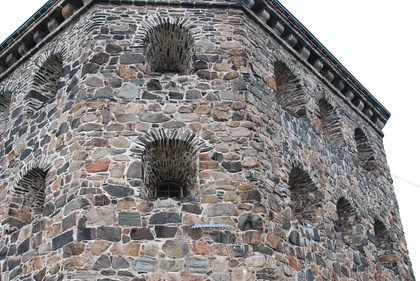
%> input picture vision/A3data/data/kronan2.JPG, 420 x 281 px, shrunk from 1936 x 1296 before the run
$ octave CE1.m   (GNU Octave 9; MATLAB toolbox functions it lacks are replaced by stand-ins)
%> lines starting %> are read from the running program, lines starting %| are printed output that depends on the picture
### vision/A3data/data/rital.m
function rital(linjer,st)
% rital takes as input a 3xn matrix "linjer"
% where each column
% represents the hom. coordinates of a 2D line.
% It then plots those lines. Use "hold on" before
% rital to see all the lines.
% The optional second argument "st" controls the
% line style of the plot.
% NOTE: rital is dependent on a function pflat
% which divides each column of an mxn matrix by
% its last element and outputs the obtained
% normalized matrix.
if nargin == 1,
 st='-';
end;
if size(linjer)==0,
  slask=[];
else
  [slask,nn]=size(linjer);
  rikt=psphere([linjer(2,:);-linjer(1,:);zeros(1,nn)]);
  punkter=pflat(cross(rikt,linjer));
  for i=1:nn;
   plot([punkter(1,i)-2000*rikt(1,i) punkter(1,i)+2000*rikt(1,i)], ...
        [punkter(2,i)-2000*rikt(2,i) punkter(2,i)+2000*rikt(2,i)],st);
  end;
  slask=[];
end;

### vision/A3data/data/pflat.m
function h_points = pflat(points)
    assert(all(points(end, :) ~= 0), 'Last coordinate cannot be zero');
    h_points = points ./ points(end, :);
end

### vision/A3data/data/psphere.m
function [y,alpha]=psphere(x);
% [y,alpha]=psphere(x) - normalization of projective points.
% Do a normalization on the projective
% points in x. Each column is considered to
% be a point in homogeneous coordinates.
% INPUT :
%  x     - matrix in which each column is a point.
% OUTPUT :
%  y     - result after normalization.
%  alpha - depth

[a,n]=size(x);
alpha=sqrt(sum(x.^2));
y=x./(ones(a,1)*alpha);

### vision/A3data/data/CE1.m
clear

load('compEx1data.mat');
im = imread('kronan2.JPG');
%> im is the input picture: size 281x420x3 uint8; mean R, G, B 141.3, 138.2, 137.2

%n1 = compute_normalization_matrix(x{1});
%n2 = compute_normalization_matrix(x{2});
n1 = eye(3);
n2 = eye(3);
x1norm = pflat(n1*x{1});
x2norm = pflat(n2*x{2});
len = length(x1norm);

M = zeros(len, 9);
for i=1:len
    xx = x2norm(:,i)*x1norm(:,i)';
    M(i,:) = xx(:)';
end

[U,S,V] = svd(M);
v = V(:,end);
Fn = reshape(v,[3 3]);
[U,S,V] = svd(Fn);
S(3,3) = 0;
F = U*S*V';

if det(F)~=0
    disp("Determinant not equal to 0")
end
if mean(x2norm'*F*x1norm, "all")>0.01
    disp("epipolar constraints  ̃xT2  ̃F  ̃x1 = 0 are not fulfilled")
end

F = n2'*F*n1;
F = F./F(end);
l = F * x{1}; % Computes the epipolar lines
l = l ./ sqrt (repmat(l(1,:).^2 +l(2 ,:).^2,[3 1]));

randp = randperm(len,20);
rpoints = x{2}(:,randp);

figure(1)
imshow(im)
hold on
plot(rpoints(1,:),rpoints(2,:),'r*','Markersize',10)
rital(l(:,randp));
hold off
title('CE1 Image points and epipolar lines')
legend('Image points','Epipolar lines')
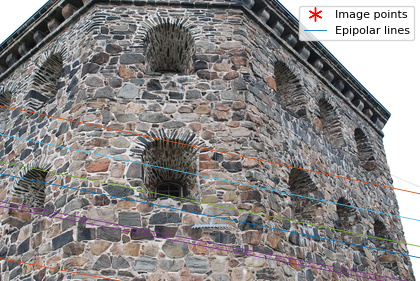
%> figure redrawn from the program's plot data; its title reads 'CE1 Image points and epipolar lines'

dis = abs(sum(l.*x{2}));
mn = mean(dis);
display(['Mean distance = ' num2str(mn)])
display(num2str(F))

figure(2)
hist(dis,100);
title('CE1 Histogram of Distances Between Image Points and Their Respective Epipolar Lines')
xlabel('Distance Between Epipolar Line and Image Point')
ylabel('Number of Image Points')
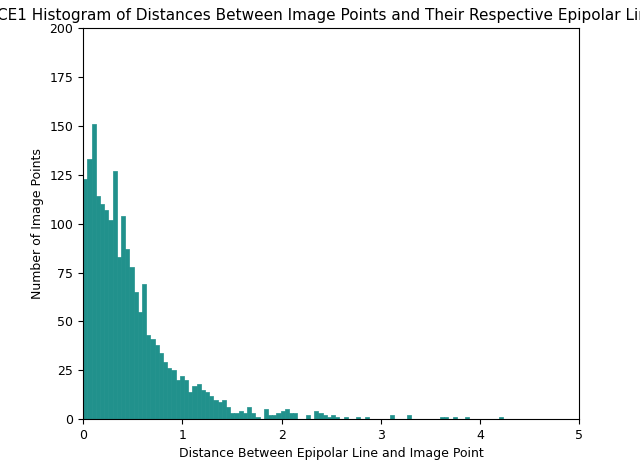
%> figure redrawn from the program's plot data; tallest bar 151 high, from x = 0.0854 to 0.128
